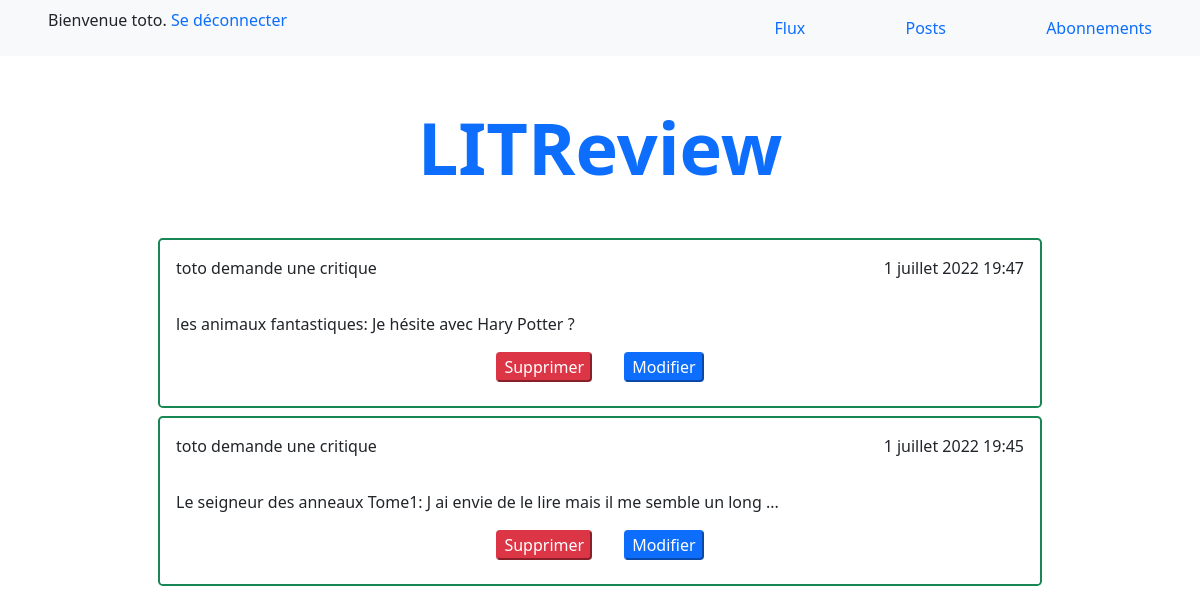
/posts (signed in), run on the app's committed database.
### authentication/models.py (models this page shows)
class User(AbstractUser):
    pass

### website/models.py (models this page shows, shortened)
class Ticket(models.Model):
    objects = models.Manager()
    title = models.CharField(max_length=128)
    description = models.TextField(max_length=2048, blank=True)
    user = models.ForeignKey(to=settings.AUTH_USER_MODEL, on_delete=models.CASCADE)
    image = models.ImageField(null=True, blank=True)
    time_created = models.DateTimeField(auto_now_add=True)

### website/views.py (the view)
# urls.py: path('posts', website.views.display_posts, name='posts'),
@login_required
def display_posts(request):
    tickets = Ticket.objects.filter(user=request.user)
    tickets = tickets.annotate(content_type=Value('TICKET', CharField()))
    reviews = Review.objects.filter(user=request.user)
    reviews = reviews.annotate(content_type=Value('REVIEW', CharField()))
    posts = sorted(chain(reviews, tickets),
                   key=lambda post: post.time_created, reverse=True)
    return render(request, 'website/posts.html', context={"posts": posts})

### website/templates/website/posts.html (shortened to what this page needs)
{% extends 'base.html'%}
{% block content %}
    <article>
        {% for post in posts %}
            {% if post.content_type == 'REVIEW' %}
                <div class="border border-3 rounded-3 my-4">
                    <div class="d-flex justify-content-between m-3">
                        <p> {{ post.user }} a publié une critique</p>
                        <p> {{ post.time_created }}</p>
                    </div>
                        <h3 class="text-start m-3"> {{ post.headline}}</h3>
                        <div>
                            {% if post.rating == 1 %}
                                <p class="text-start mx-3 mb-0">Score:</p>
                                <div class="text-start mx-3">
                                    <i class="bi bi-star-fill" style="font-size: 1.8rem; color: #FFF000;"></i>
                                    <i class="bi bi-star" style="font-size: 1.8rem; color: #FFF000;"></i>
                                    <i class="bi bi-star" style="font-size: 1.8rem; color: #FFF000;"></i>
                                    <i class="bi bi-star" style="font-size: 1.8rem; color: #FFF000;"></i>
                                    <i class="bi bi-star" style="font-size: 1.8rem; color: #FFF000;"></i>
                                </div>
                            {% elif post.rating == 2 %}
                                <p class="text-start mx-3 mb-0">Score:</p>
                                <div class="text-start mx-3">
                                    <i class="bi bi-star-fill" style="font-size: 1.8rem; color: #FFF000;"></i>
                                    <i class="bi bi-star-fill" style="font-size: 1.8rem; color: #FFF000;"></i>
                                    <i class="bi bi-star" style="font-size: 1.8rem; color: #FFF000;"></i>
                                    <i class="bi bi-star" style="font-size: 1.8rem; color: #FFF000;"></i>
                                    <i class="bi bi-star" style="font-size: 1.8rem; color: #FFF000;"></i>
                                </div>
                            {% elif post.rating == 3 %}
                                <p class="text-start mx-3 mb-0">Score:</p>
                                <div class="text-start mx-3">
                                    <i class="bi bi-star-fill" style="font-size: 1.8rem; color: #FFF000;"></i>
                                    <i class="bi bi-star-fill" style="font-size: 1.8rem; color: #FFF000;"></i>
                                    <i class="bi bi-star-fill" style="font-size: 1.8rem; color: #FFF000;"></i>
                                    <i class="bi bi-star" style="font-size: 1.8rem; color: #FFF000;"></i>
                                    <i class="bi bi-star" style="font-size: 1.8rem; color: #FFF000;"></i>
                                </div>
                            {% elif post.rating == 4 %}
                                <p class="text-start mx-3 mb-0">Score:</p>
                                <div class="text-start mx-3">
                                    <i class="bi bi-star-fill" style="font-size: 1.8rem; color: #FFF000;"></i>
                                    <i class="bi bi-star-fill" style="font-size: 1.8rem; color: #FFF000;"></i>
                                    <i class="bi bi-star-fill" style="font-size: 1.8rem; color: #FFF000;"></i>
                                    <i class="bi bi-star-fill" style="font-size: 1.8rem; color: #FFF000;"></i>
                                    <i class="bi bi-star" style="font-size: 1.8rem; color: #FFF000;"></i>
                                </div>
                            {% elif post.rating == 5 %}
                                <p class="text-start mx-3 mb-0">Score:</p>
                                <div class="text-start mx-3">
                                    <i class="bi bi-star-fill" style="font-size: 1.8rem; color: #FFF000;"></i>
                                    <i class="bi bi-star-fill" style="font-size: 1.8rem; color: #FFF000;"></i>
                                    <i class="bi bi-star-fill" style="font-size: 1.8rem; color: #FFF000;"></i>
                                    <i class="bi bi-star-fill" style="font-size: 1.8rem; color: #FFF000;"></i>
                                    <i class="bi bi-star-fill" style="font-size: 1.8rem; color: #FFF000;"></i>
                                </div>
                            {% endif %}
                        </div>
                        <p class="text-start m-3"> {{ post.body}}</p>
                    <div class="d-flex justify-content-center m-3">
                        <form method="post" action="{% url 'delete_review' post.id  %}"
                            onsubmit="return confirm('Voulez vous vraiment supprimer cette critique ?')">
                            {% csrf_token %}
                            <button class="btn-danger rounded mx-3" type="submit">Supprimer </button>
                        </form>
                        <form method="post" action="{% url 'update_review' post.id  %}">
                            {% csrf_token %}
                            <button class="btn-primary rounded mx-3" type="submit">Modifier</button>
                        </form>
                    </div>
                </div>
            </div>
            {% else %}
                <div class="border border-success border-2 rounded-3 m-2 pb-2">
                    <div class="d-flex justify-content-between m-3">
                        <p> {{ post.user }} demande une critique</p>
                        <p> {{ post.time_created }}</p>
                    </div>
                <p class="text-start m-3"> {{ post.title }}: {{ post.description }}</p>
                    <div class="d-flex justify-content-center m-3">
                        <form method="post" action="{% url 'delete_ticket' post.id  %}"
                            onsubmit="return confirm('Voulez vous vraiment supprimer cette critique ?')">
                            <button class="btn-danger rounded mx-3" type="submit">Supprimer </button>
                        </form>
                        <form method="post" action="{% url 'update_ticket' post.id  %}">
                            <button class="btn-primary rounded mx-3" type="submit">Modifier</button>
                        </form>
                    </div>
                </div>
            {% endif %}
        {% endfor %}
    </article>
{% endblock %}

### templates/base.html (shortened to what this page needs)
<!DOCTYPE html>
<html lang="fr">
<head>
    <link rel="stylesheet" href="https://cdn.jsdelivr.net/npm/bootstrap-icons@1.8.3/font/bootstrap-icons.css">
    <link href="https://cdn.jsdelivr.net/npm/bootstrap@5.0.2/dist/css/bootstrap.min.css" rel="stylesheet"
>
</head>
<body>
    <header>
        {% if user.is_authenticated %}
        <nav class="navbar navbar-light bg-light d-flex justify-content-between">
            <p class="mx-5">Bienvenue {{request.user}}.
            <a class="text-decoration-none" href="{% url 'logout' %}">Se déconnecter</a></p>
            <div>
                <a class="text-decoration-none mx-5" href="{% url 'flux' %}">Flux</a>
                <a class="text-decoration-none mx-5" href="{% url 'posts' %}">Posts</a>
                <a class="text-decoration-none mx-5" href="{% url 'follow_users' %}">Abonnements</a>
            </div>
        </nav>
        {% endif %}
        <h1 class=" my-5 text-primary display-2 text-center fw-bold">LITReview</h1>
    </header>
    <section class="mx-auto w-75 text-center">
        {% block content %}
        {% endblock %}
    </section>
</body>
</html>

### data on the page
User: user "toto"
Ticket: user "toto", time_created "1 juillet 2022 19:47", title "les animaux fantastiques", description "Je hésite avec Hary Potter ?"
Ticket: user "toto", time_created "1 juillet 2022 19:45", title "Le seigneur des anneaux Tome1", description "J ai envie de le lire mais il me semble un long ..."
